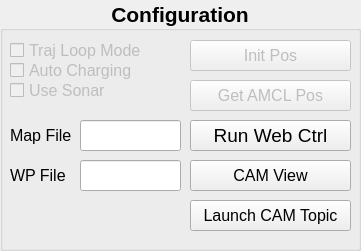
   <widget class="QGroupBox" name="configuration_groupBox">
    <property name="geometry">
     <rect>
      <x>790</x>
      <y>180</y>
      <width>361</width>
      <height>251</height>
     </rect>
    </property>
    <property name="font">
     <font>
      <pointsize>16</pointsize>
      <weight>75</weight>
      <bold>true</bold>
     </font>
    </property>
    <property name="title">
     <string>Configuration</string>
    </property>
    <property name="alignment">
     <set>Qt::AlignCenter</set>
    </property>
    <widget class="QCheckBox" name="chargingmode_checkBox">
     <property name="enabled">
      <bool>false</bool>
     </property>
     <property name="geometry">
      <rect>
       <x>10</x>
       <y>60</y>
       <width>161</width>
       <height>21</height>
      </rect>
     </property>
     <property name="font">
      <font>
       <pointsize>12</pointsize>
       <weight>50</weight>
       <bold>false</bold>
      </font>
     </property>
     <property name="text">
      <string>Auto Charging</string>
     </property>
    </widget>
    <widget class="QPushButton" name="initPos_PB">
     <property name="enabled">
      <bool>false</bool>
     </property>
     <property name="geometry">
      <rect>
       <x>190</x>
       <y>40</y>
       <width>161</width>
       <height>31</height>
      </rect>
     </property>
     <property name="font">
      <font>
       <pointsize>12</pointsize>
       <weight>50</weight>
       <bold>false</bold>
      </font>
     </property>
     <property name="text">
      <string>Init Pos</string>
     </property>
    </widget>
    <widget class="QCheckBox" name="usesonar_checkBox">
     <property name="enabled">
      <bool>false</bool>
     </property>
     <property name="geometry">
      <rect>
       <x>10</x>
       <y>80</y>
       <width>161</width>
       <height>21</height>
      </rect>
     </property>
     <property name="font">
      <font>
       <pointsize>12</pointsize>
       <weight>50</weight>
       <bold>false</bold>
      </font>
     </property>
     <property name="text">
      <string>Use Sonar</string>
     </property>
    </widget>
    <widget class="QPushButton" name="camtopic_PB">
     <property name="geometry">
      <rect>
       <x>190</x>
       <y>200</y>
       <width>161</width>
       <height>31</height>
      </rect>
     </property>
     <property name="font">
      <font>
       <pointsize>12</pointsize>
       <weight>50</weight>
       <bold>false</bold>
      </font>
     </property>
     <property name="text">
      <string>Launch CAM Topic</string>
     </property>
    </widget>
    <widget class="QCheckBox" name="trajmode_checkBox">
     <property name="enabled">
      <bool>false</bool>
     </property>
     <property name="geometry">
      <rect>
       <x>10</x>
       <y>40</y>
       <width>161</width>
       <height>21</height>
      </rect>
     </property>
     <property name="font">
      <font>
       <pointsize>12</pointsize>
       <weight>50</weight>
       <bold>false</bold>
      </font>
     </property>
     <property name="text">
      <string>Traj Loop Mode</string>
     </property>
    </widget>
    <widget class="QPushButton" name="getamclpos_PB">
     <property name="enabled">
      <bool>false</bool>
     </property>
     <property name="geometry">
      <rect>
       <x>190</x>
       <y>80</y>
       <width>161</width>
       <height>31</height>
      </rect>
     </property>
     <property name="font">
      <font>
       <pointsize>12</pointsize>
       <weight>50</weight>
       <bold>false</bold>
      </font>
     </property>
     <property name="text">
      <string>Get AMCL Pos</string>
     </property>
    </widget>
    <widget class="QLineEdit" name="WPfile_lineEdit">
     <property name="geometry">
      <rect>
       <x>80</x>
       <y>160</y>
       <width>101</width>
       <height>31</height>
      </rect>
     </property>
     <property name="font">
      <font>
       <pointsize>13</pointsize>
       <weight>50</weight>
       <bold>false</bold>
      </font>
     </property>
     <property name="alignment">
      <set>Qt::AlignRight|Qt::AlignTrailing|Qt::AlignVCenter</set>
     </property>
    </widget>
    <widget class="QLineEdit" name="mapfile_lineEdit">
     <property name="geometry">
      <rect>
       <x>80</x>
       <y>120</y>
       <width>101</width>
       <height>31</height>
      </rect>
     </property>
     <property name="font">
      <font>
       <pointsize>13</pointsize>
       <weight>50</weight>
       <bold>false</bold>
      </font>
     </property>
     <property name="alignment">
      <set>Qt::AlignRight|Qt::AlignTrailing|Qt::AlignVCenter</set>
     </property>
    </widget>
    <widget class="QLabel" name="mapfile_label">
     <property name="geometry">
      <rect>
       <x>10</x>
       <y>120</y>
       <width>61</width>
       <height>31</height>
      </rect>
     </property>
     <property name="font">
      <font>
       <pointsize>12</pointsize>
       <weight>50</weight>
       <bold>false</bold>
      </font>
     </property>
     <property name="text">
      <string>Map File</string>
     </property>
    </widget>
    <widget class="QLabel" name="wpfile_label">
     <property name="geometry">
      <rect>
       <x>10</x>
       <y>160</y>
       <width>61</width>
       <height>31</height>
      </rect>
     </property>
     <property name="font">
      <font>
       <pointsize>12</pointsize>
       <weight>50</weight>
       <bold>false</bold>
      </font>
     </property>
     <property name="text">
      <string>WP File</string>
     </property>
    </widget>
    <widget class="QPushButton" name="camView_PB">
     <property name="geometry">
      <rect>
       <x>190</x>
       <y>160</y>
       <width>161</width>
       <height>31</height>
      </rect>
     </property>
     <property name="font">
      <font>
       <pointsize>12</pointsize>
       <weight>50</weight>
       <bold>false</bold>
      </font>
     </property>
     <property name="text">
      <string>CAM View</string>
     </property>
    </widget>
    <widget class="QPushButton" name="webmanager_PB">
     <property name="enabled">
      <bool>true</bool>
     </property>
     <property name="geometry">
      <rect>
       <x>190</x>
       <y>120</y>
       <width>161</width>
       <height>31</height>
      </rect>
     </property>
     <property name="font">
      <font>
       <pointsize>14</pointsize>
       <weight>50</weight>
       <bold>false</bold>
      </font>
     </property>
     <property name="text">
      <string>Run Web Ctrl</string>
     </property>
    </widget>
   </widget>
